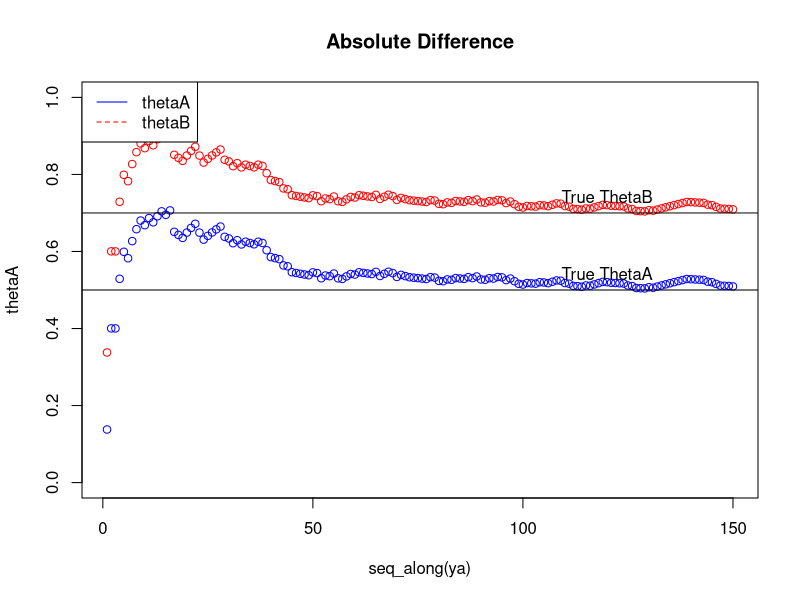
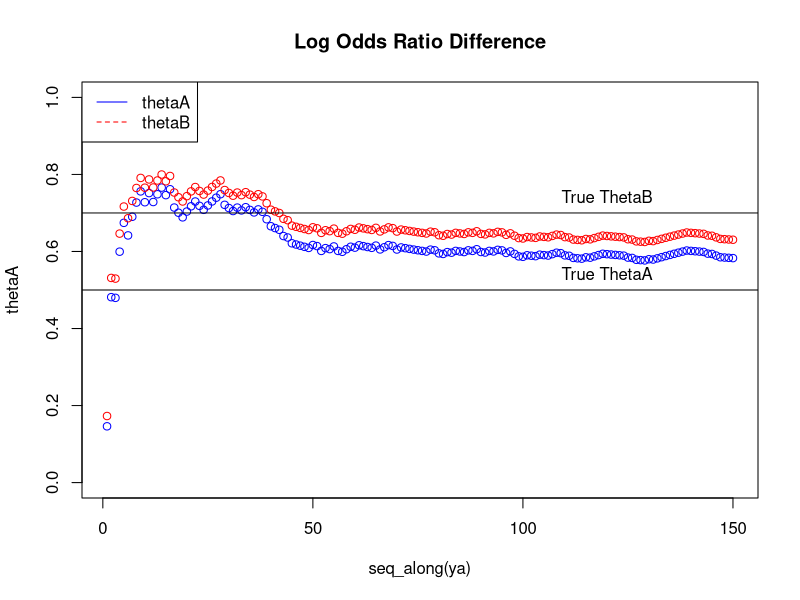

Generate these figures, in order, with R:
set.seed(123)

likelihoodBernoulli <- function(n, x, theta) {
  # Use log and exp to avoid underflow/overflow
  return(x * log(theta) + (n - x) * log(1 - theta))
}

calculateThetaBFromThetaAAndLOR <- function(thetaA, lOR) {
  c <- exp(lOR) * thetaA / (1 - thetaA)
  return(c / (1 + c))
}

nData <- 150
esMin <- 0.2 # delta, assmued to be between (0, 1)


trueThetaA <- 0.5
trueThetaB <- trueThetaA + esMin
na <- nb <- 1
gridSize <- 1e2
K <- 1 / gridSize # precision K
shape1 <- shape2 <- 0.18

ya <- rbinom(nData, na, trueThetaA)
yb <- rbinom(nData, nb, trueThetaB)

testAbsDiff <- function() {
  rhoGrid <- seq(K / (1 - esMin), 1 - K, length.out = gridSize)

  # prepare prob. grid = rho x (1 - esMin)
  thetaAgrid <- rhoGrid * (1 - esMin)
  thetaBgrid <- thetaAgrid + esMin

  # prior density for thetaA at each grid points with normalization
  # rho = thetaA / (1 - esMin) ~ Beta(shape1, shape2)
  thetaADensity <- stats::dbeta(rhoGrid, shape1, shape2)
  thetaADensity <- thetaADensity / sum(thetaADensity)

  # FIXME: initial theta should be 0.5 or what?
  thetaB <- thetaA <- rep(0.5, length(ya))

  for (i in 1:nData) {
    # Compute log-likelihoods for thetaA and thetaB
    logLikelihoodA <- likelihoodBernoulli(na, ya[i], thetaAgrid)
    logLikelihoodB <- likelihoodBernoulli(nb, yb[i], thetaBgrid)

    # Compute posterior in log-space for stability
    logPosterior <- logLikelihoodA + logLikelihoodB + log(thetaADensity)

    # Convert back to probability space
    posteriorDensity <- exp(logPosterior)

    # Normalize to update thetaADensity
    thetaADensity <- posteriorDensity / sum(posteriorDensity)

    # Compute expectation of thetaA (posterior mean)
    thetaA[i] <- thetaAgrid %*% thetaADensity
  }



  thetaB <- thetaA + esMin

  png(file = "testAbsDiff.png", width = 600, height = 600)
  plot(seq_along(ya), thetaA,
    col = "blue", ylim = c(0, 1),
    main = "Absolute Difference"
  )
  points(seq_along(ya), thetaB, col = "red")
  abline(h = trueThetaA)
  abline(h = trueThetaB)
  text(x = length(ya) * 0.8, y = trueThetaA, labels = "True ThetaA", pos = 3, col = "black")
  text(x = length(ya) * 0.8, y = trueThetaB, labels = "True ThetaB", pos = 3, col = "black")

  legend("topleft",
    legend = c("thetaA", "thetaB"),
    col = c("blue", "red"), lty = 1:2
  )
  dev.off()
}


testLogOddsRatioDiff <- function() {
  rhoGrid <- seq(K / (1 - esMin), 1 - K, length.out = gridSize)
  thetaAgrid <- rhoGrid

  thetaBgrid <- sapply(rhoGrid, FUN = calculateThetaBFromThetaAAndLOR, lOR = esMin)

  thetaADensity <- stats::dbeta(rhoGrid, shape1, shape2)
  thetaADensity <- thetaADensity / sum(thetaADensity)

  thetaA <- rep(0.5, length(ya))

  for (i in 1:nData) {
    # Compute log-likelihoods for thetaA and thetaB
    logLikelihoodA <- likelihoodBernoulli(na, ya[i], thetaAgrid)
    logLikelihoodB <- likelihoodBernoulli(nb, yb[i], thetaBgrid)

    # Compute posterior in log-space for stability
    logPosterior <- logLikelihoodA + logLikelihoodB + log(thetaADensity)

    # Convert back to probability space
    posteriorDensity <- exp(logPosterior)

    # Normalize to update thetaADensity
    thetaADensity <- posteriorDensity / sum(posteriorDensity)

    # Compute expectation of thetaA (posterior mean)
    thetaA[i] <- thetaAgrid %*% thetaADensity
  }


  thetaB <- sapply(thetaA, FUN = calculateThetaBFromThetaAAndLOR, lOR = esMin)


  png(file = "testLogOddsRatioDiff.png", width = 600, height = 600)
  plot(seq_along(ya), thetaA,
    col = "blue", ylim = c(0, 1),
    main = "Log Odds Ratio Difference"
  )
  points(seq_along(ya), thetaB, col = "red")
  abline(h = trueThetaA)
  abline(h = trueThetaB)
  text(x = length(ya) * 0.8, y = trueThetaA, labels = "True ThetaA", pos = 3, col = "black")
  text(x = length(ya) * 0.8, y = trueThetaB, labels = "True ThetaB", pos = 3, col = "black")

  legend("topleft",
    legend = c("thetaA", "thetaB"),
    col = c("blue", "red"), lty = 1:2
  )
  dev.off()
}


calculateThetaBFromThetaAAndLOR(trueThetaA, esMin)


testAbsDiff()

testLogOddsRatioDiff()
